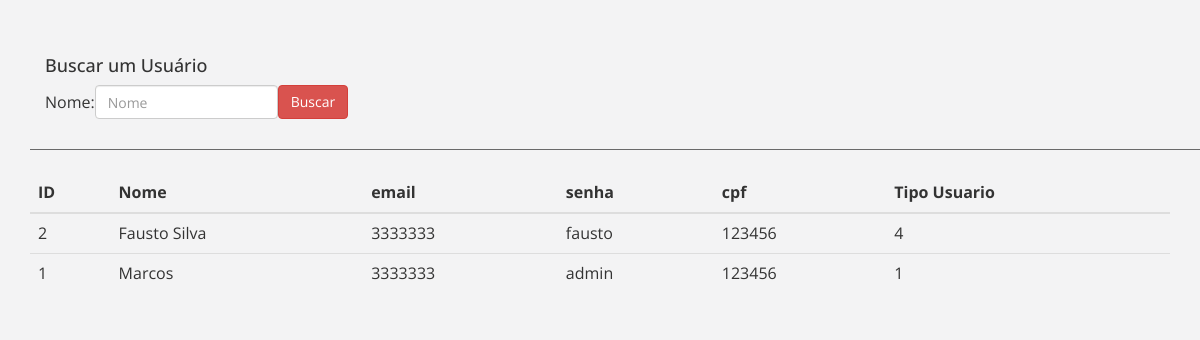
The page /vendas.php?action=usuarios (signed in) on the database its author committed.
### tables this page shows
CREATE TABLE IF NOT EXISTS `usuario` (
  `id` INT NOT NULL AUTO_INCREMENT,
  `nome` VARCHAR(255) NOT NULL,
  `sobrenome` VARCHAR(255) NOT NULL,
  `cpf` VARCHAR(45) NOT NULL,
  `contato` VARCHAR(45) NOT NULL,
  `email` VARCHAR(255) NOT NULL,
  `senha` VARCHAR(255) NOT NULL,
  `estado_id` INT NOT NULL,
  `cidade_id` INT NOT NULL,
  `bairro_id` INT NOT NULL,
  `rua_id` INT NOT NULL,
  `tipousuario_id` INT NOT NULL,
  PRIMARY KEY (`id`),
  CONSTRAINT `fk_usuario_estado1`
    FOREIGN KEY (`estado_id`)
    REFERENCES `estado` (`id`),
  CONSTRAINT `fk_usuario_cidade1`
    FOREIGN KEY (`cidade_id`)
    REFERENCES `cidade` (`id`),
  CONSTRAINT `fk_usuario_bairro1`
    FOREIGN KEY (`bairro_id`)
    REFERENCES `bairro` (`id`),
  CONSTRAINT `fk_usuario_rua1`
    FOREIGN KEY (`rua_id`)
    REFERENCES `rua` (`id`),
  CONSTRAINT `fk_usuario_tipousuario1`
    FOREIGN KEY (`tipousuario_id`)
    REFERENCES `tipousuario` (`id`));

### vendas.php (the view, shortened to what this page needs)
<!DOCTYPE html>
<html lang="en" dir="ltr">
  <head>
  	<link href="css/bootstrap.css" rel='stylesheet' type='text/css' />
  	<link href="css/style.css" rel='stylesheet' type='text/css' />
  </head>
  <body>
    <div class="container">
      <br><br>
    </div>
    <div class="container">
<?php
include 'conecta_mysql.inc';
  if ((isset($_GET['action']) && $_GET['action'] == "vendas")) {
    $result = $mysqli->query("SELECT count(*), sum(valor) FROM venda");
    $total = $result->fetch_row();
    echo'
        <div class="table-responsive">
           <table class="table">
             <thead>
               <tr>
                 <th>Total Vendas</th>
                 <th>Valor Vendas</th>
               </tr>
             </thead>
             <tfoot>
               <tr>
                 <td>'.$total[0].'</td>
                 <td>R$ '.number_format($total[1],2, ',', '.').'</td>
               </tr>
             </tfoot>
           </table>
         </div>';
         $mysqli->close();
  }elseif((isset($_GET['action']) && $_GET['action'] == "usuarios")){
    $result = $mysqli->query("SELECT * FROM usuario order by id");
    $linhas = $result->num_rows;
    echo '<div class="container ">
      <div class="row">
        <div class="col-md-12 col-separa">
          <h4>Buscar um Usuário</h4>
          <form class="" action="vendas.php?action=buscar" method="post">
            <table>
            <thead>
              <tr>
                <th></th>
                <th></th>
                <th></th>
              </tr>
            </thead>
            <tbody>
              <tr>
                <td>Nome:  </td>
                <td><input type="text" class="form-control" name="nome" placeholder="Nome"></td>
                <td><input type="submit" class="btn btn-danger" value="Buscar"></td>
              </tr>
            </tbody>
            </table>
          </form>
        </div>
      </div>
    </div>';
    echo '<br><div class="table-responsive">
       <table class="table">
         <thead>
           <tr>
             <th>ID</th>
             <th>Nome</th>
             <th>email</th>
             <th>senha</th>
             <th>cpf</th>
             <th>Tipo Usuario</th>
           </tr>
         </thead>';
    for ($i=0; $i < $linhas; $i++) {
      $total = $result->fetch_row();
      echo '
           <tfoot>
             <tr>
               <td>'.$total[0].'</td>
               <td>'.$total[1].'</td>
               <td>'.$total[4].'</td>
               <td>'.$total[5].'</td>
               <td>'.$total[3].'</td>
               <td>'.$total[10].'</td>
             </tr>
           </tfoot>
        ';
    }
}
 ?>
</table>
</div>
</body>
</html>

### css/style.css (style rules this page uses)
html, body { font-family: 'Open Sans', sans-serif; background: #F3F3F4; font-size: 100%; }
.col-separa { border-bottom: 1px solid #696969; padding-bottom: 30px; }

### rows shown on the page
usuario: id "1", nome "Marcos", contato "3333333", email "admin", cpf "123456", rua "1"
usuario: id "2", nome "Fausto Silva", contato "3333333", email "fausto", cpf "123456", rua "4"
